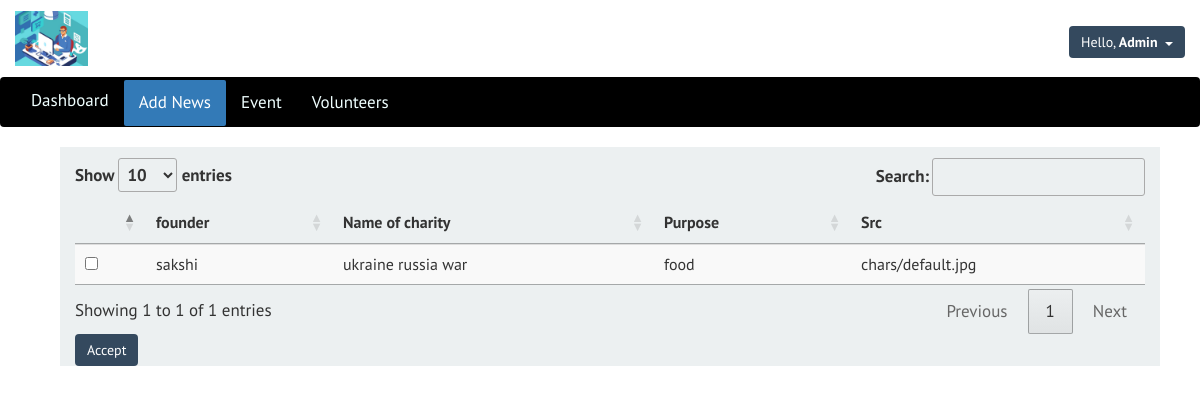
The page /doner.php (signed in) on the database its author committed.
### tables this page shows
CREATE TABLE `raise` (
  `founder` varchar(50) NOT NULL,
  `name` varchar(50) NOT NULL,
  `purpose` varchar(50) NOT NULL,
  `cover` varchar(50) NOT NULL DEFAULT 'chars/default.jpg',
  `id` int(3) NOT NULL
);

### doner.php (the view, shortened to what this page needs)
<?php
  require_once "header.php";
 ?>
         <div style="margin-left: 60px;" class="col-md-11 content">
             <div>
             <form class="form-inline" method="post" action="makePaid.php" >
             <table  id="example" class="table table-striped">
                 <thead>
                   <tr>
                    <th></th>
                     <th>founder</th>
                     <th>Name of charity</th>
                     <th>Purpose</th>
                     <th>Src</th>
                   </tr>
                 </thead>
               <tbody>
                       <?php
                           $query="select * from raise";
                           $result=mysqli_query($link, $query);
                           while($row=mysqli_fetch_array($result))
                           {
                            $required=$row['name'].','.$row['purpose'].','.$row['founder'].','.$row['cover'].','.$row['id'];
                            ?>
                               <tr>
                                      <td>
                                        <input type="checkbox" name="selected[]"
                                          value=<?php echo $required?> />
                                      </td>
                                       <td><?php echo $row['founder']?></td>
                                       <td><?php echo $row['name']?></td>
                                       <td><?php echo $row['purpose']?></td>
                                       <td><?php echo $row['cover']?></td>
                               </tr>
                           <?php
                           }
                           ?>
               </tbody>
               </table>
               <input type="submit" class="btn btn-primary btn-md"
                      value="Accept" name="makePaid">
             </form>
             </div>
         </div>
   </body>
</html>

### css/admin.css (style rules this page uses)
* { margin:0px; padding:0px; }
body { font-family: 'PT Sans', sans-serif; font-size: 17px; line-height: 1.5; }
.content { background: #ecf0f1; padding-top: 11px; }
table.dataTable thead th, table.dataTable thead td { padding: 10px 18px 10px 10px !important; }
.btn-primary { color: white; background-color: #34495e; border: #34495e; }

### rows shown on the page
raise: founder "sakshi", name "ukraine russia war", purpose "food", cover "chars/default.jpg"
